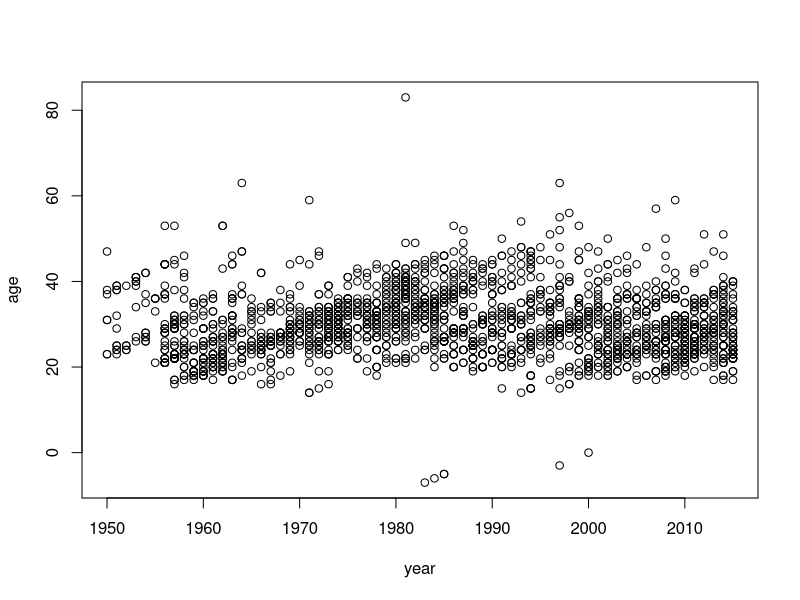
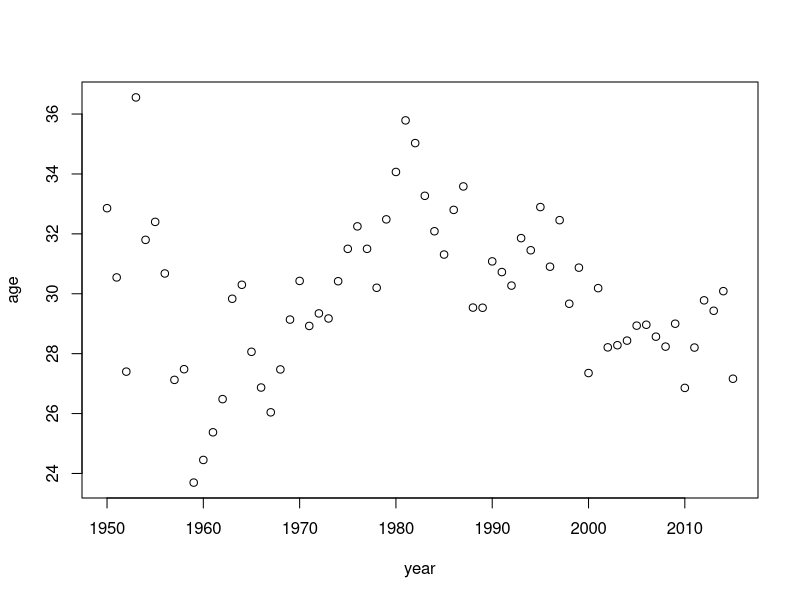
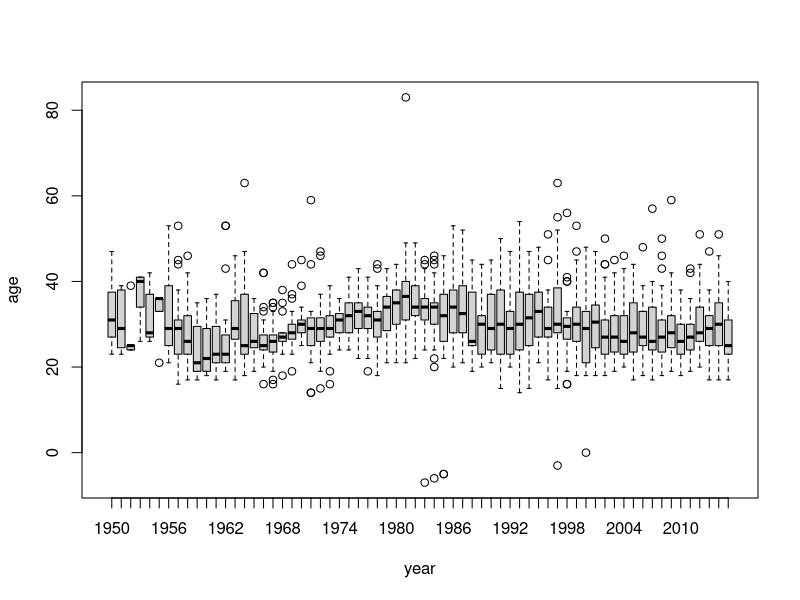
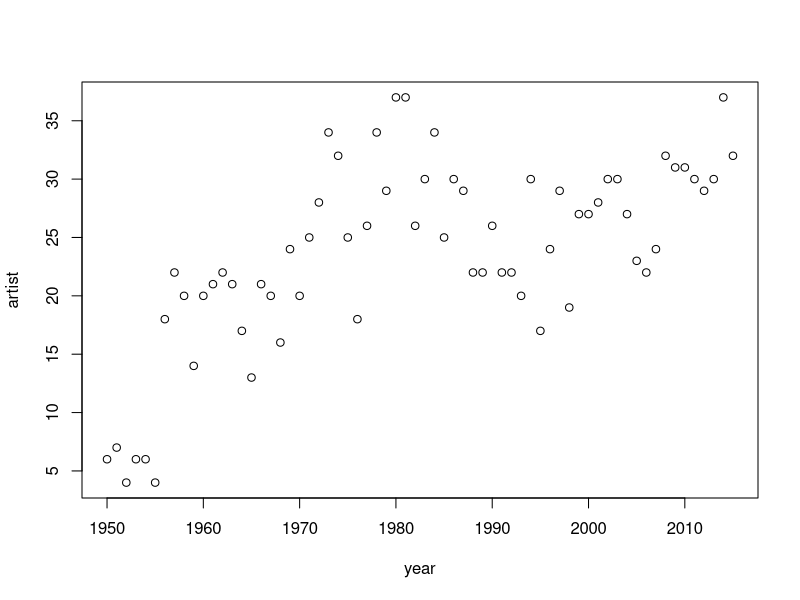

R code for these plots, in order:
data <- read.csv('data2.csv',header=FALSE)
colnames(data) <- c('song','year','birth.year','artist')
data <- data[,c(1,4,2,3)]
data$age <- data$year - data$birth.year
plot(age ~ year, data=data)
## png('fig2.png')
plot(aggregate(age ~ year, data=data, mean))
## dev.off()
## plot(aggregate(age ~ year, data=data, max))
png('fig1.png')
## boxplot(age ~ year, data=data)
dev.off()
boxplot(age ~ year, data=data[data$artist!='Elvis Presley',])

plot(aggregate(artist ~ year, data=data, function(x)length(unique(x))))
